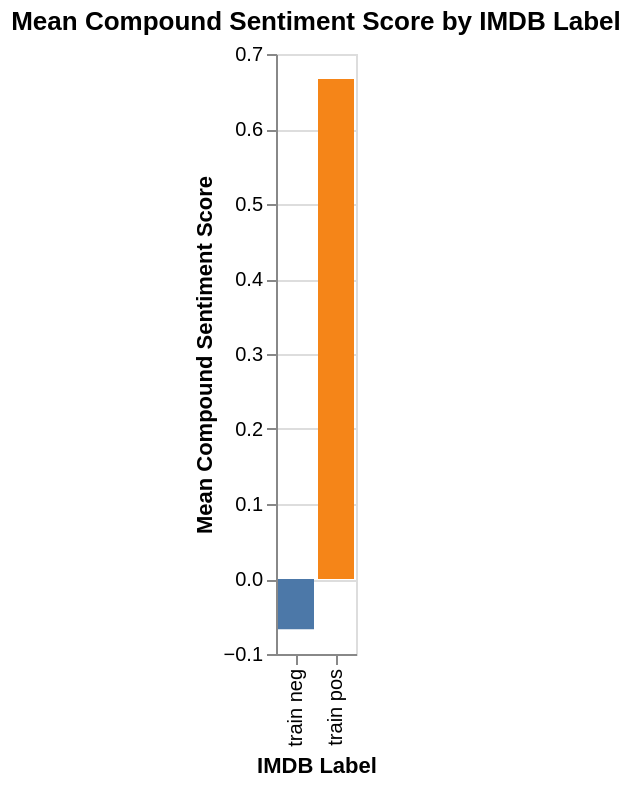

Here is the notebook cell this chart was saved with:
### Code cell
import altair as alt

# Prepare data: mean sentiment by label
dfg_label = (
    df_output
    .groupby('label')['sentiment_score']
    .mean()
    .reset_index()
)

# Altair bar chart
chart_label = alt.Chart(dfg_label).mark_bar().encode(
    x=alt.X('label:N', title='IMDB Label'),
    y=alt.Y('sentiment_score:Q', title='Mean Compound Sentiment Score'),
    color=alt.Color('label:N', legend=None),
    tooltip=['label', 'sentiment_score']
).properties(
    title='Mean Compound Sentiment Score by IMDB Label'
)

chart_label

### Figure 1 — Vega-Lite specification as saved in the notebook (floating-point values rounded to 4 significant figures)
{"config": {"view": {"continuousWidth": 300, "continuousHeight": 300}}, "data": {"name": "data-1e7afa1759ed68c814cff3bfc30d6ea6"}, "mark": {"type": "bar"}, "encoding": {"color": {"field": "label", "legend": null, "type": "nominal"}, "tooltip": [{"field": "label", "type": "nominal"}, {"field": "sentiment_score", "type": "quantitative"}], "x": {"field": "label", "title": "IMDB Label", "type": "nominal"}, "y": {"field": "sentiment_score", "title": "Mean Compound Sentiment Score", "type": "quantitative"}}, "title": "Mean Compound Sentiment Score by IMDB Label", "$schema": "https://vega.github.io/schema/vega-lite/v5.20.1.json", "datasets": {"data-1e7afa1759ed68c814cff3bfc30d6ea6": [{"label": "train neg", "sentiment_score": -0.06695}, {"label": "train pos", "sentiment_score": 0.6665}]}}
